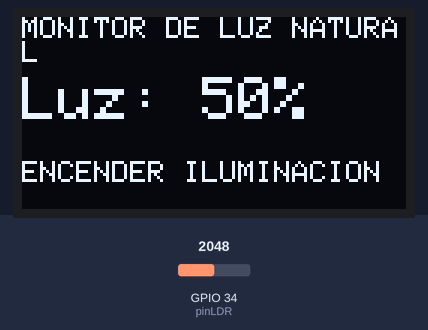
Bench run of a sketch on a simulated ESP32. Shown: 128×64 one-colour display. The inputs (shaded band) are chosen by the test bench; at power-on: GPIO 34 (pinLDR) = 2048.

Above: at 1.3 s.
1.4 s: GPIO 34 (pinLDR) set to 2134
At 2.8 s:
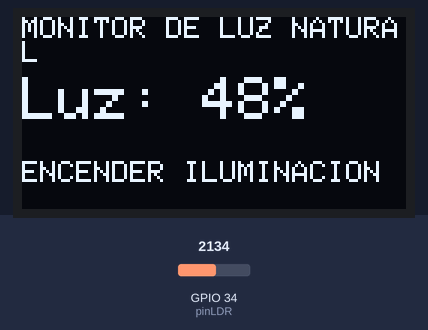
3.1 s: GPIO 34 (pinLDR) set to 1709
At 3.5 s:
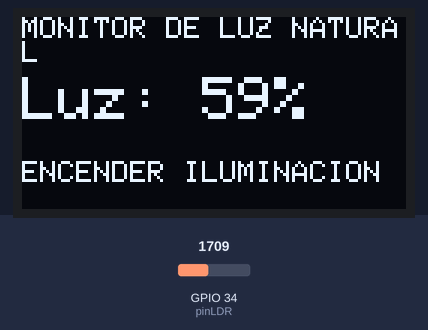
4.7 s: GPIO 34 (pinLDR) set to 1617
At 5.1 s:
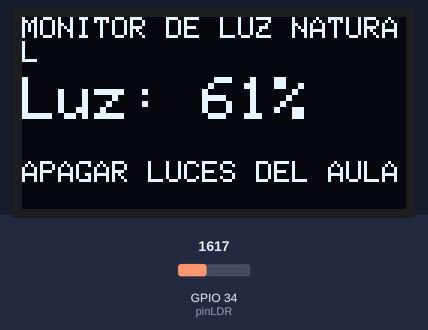
Timing chart, 0 to 7.7 s (numbered marks = the images above; inputs shaded):
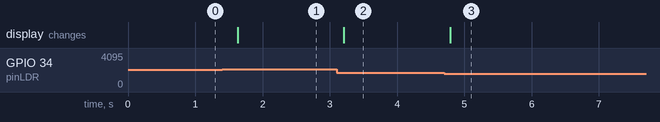

The sketch:

medidor_luz_oled.ino
```cpp
// Video 08: Medidor de Iluminacion Natural con LDR y Pantalla OLED
#include <Wire.h>
#include <Adafruit_GFX.h>
#include <Adafruit_SSD1306.h>

#define SCREEN_WIDTH 128
#define SCREEN_HEIGHT 64
Adafruit_SSD1306 display(SCREEN_WIDTH, SCREEN_HEIGHT, &Wire, -1);

// CAMBIO DE ESCENARIO: Porcentaje de luz natural minimo para apagar las luces del aula
// Aula de clases regular = 60 | Pasillo o corredor = 35 | Laboratorio de computo = 75
const int umbralLuzSuficiente = 60;

const int pinLDR = 34;

void setup() {
  Serial.begin(115200);
  if (!display.begin(SSD1306_SWITCHCAPVCC, 0x3C)) {
    Serial.println("Error al iniciar pantalla OLED");
    for (;;);
  }
  display.clearDisplay();
  display.setTextColor(WHITE);
}

void loop() {
  int lecturaAnalogica = analogRead(pinLDR);
  // Mapea la lectura (0 a 4095) a porcentaje de iluminacion (0% a 100%)
  int porcentajeLuz = map(lecturaAnalogica, 0, 4095, 100, 0);

  display.clearDisplay();
  display.setTextSize(1);
  display.setCursor(0, 0);
  display.println("MONITOR DE LUZ NATURAL");

  display.setTextSize(2);
  display.setCursor(0, 20);
  display.print("Luz: ");
  display.print(porcentajeLuz);
  display.println("%");

  display.setTextSize(1);
  display.setCursor(0, 48);
  if (porcentajeLuz >= umbralLuzSuficiente) {
    display.println("APAGAR LUCES DEL AULA");
  } else {
    display.println("ENCENDER ILUMINACION");
  }
  display.display();
  delay(500);
}
```

Measured:
- the behaviour switches between 2088 and 2089 on GPIO 34 (pinLDR) (found by bisection; images 0 and 1)
- the behaviour switches between 1679 and 1678 on GPIO 34 (pinLDR) (found by bisection; images 2 and 3)
- after the input at 1.4 s, the display: changes after 0.23 s (image 1)
- after the input at 3.1 s, the display: changes after 0.11 s (image 2)
- after the input at 4.7 s, the display: changes after 0.09 s (image 3)
